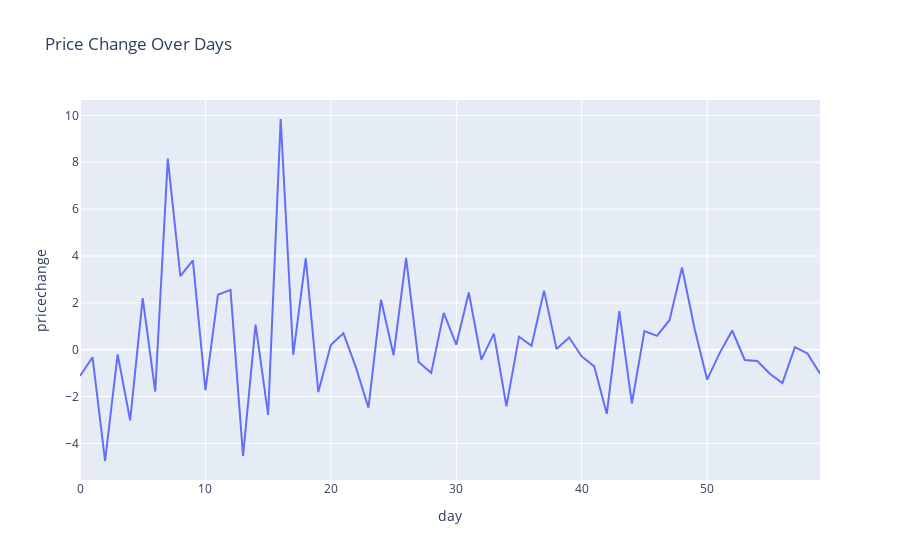

Notebook cell for this chart:
### Code cell
# company-1 is from class-label =>0
# line plot of price-change in 60 day interval

fig = px.line(company2_df, x='day', y='pricechange', title='Price Change Over Days')
fig.show()

### Figure 1 — Plotly figure (JSON) as saved in the notebook; plotly's stock layout.template omitted (floating-point values rounded to 4 significant figures)
{"data": [{"hovertemplate": "day=%{x}<br>pricechange=%{y}<extra></extra>", "legendgroup": "", "line": {"color": "#636efa", "dash": "solid"}, "marker": {"symbol": "circle"}, "mode": "lines", "name": "", "orientation": "v", "showlegend": false, "type": "scatter", "x": [0, 1, 2, 3, 4, 5, 6, 7, 8, 9, 10, 11, 12, 13, 14, 15, 16, 17, 18, 19, 20, 21, 22, 23, 24, 25, 26, 27, 28, 29, 30, 31, 32, 33, 34, 35, 36, 37, 38, 39, 40, 41, 42, 43, 44, 45, 46, 47, 48, 49, 50, 51, 52, 53, 54, 55, 56, 57, 58, 59], "xaxis": "x", "y": [-1.124, -0.32, -4.751, -0.2, -3.013, 2.204, -1.787, 8.158, 3.136, 3.815, -1.731, 2.346, 2.554, -4.535, 1.074, -2.783, 9.847, -0.219, 3.91, -1.809, 0.203, 0.705, -0.756, -2.477, 2.135, -0.238, 3.919, -0.525, -0.989, 1.57, 0.213, 2.442, -0.426, 0.684, -2.42, 0.555, 0.168, 2.522, 0.026, 0.521, -0.288, -0.715, -2.736, 1.643, -2.296, 0.794, 0.592, 1.259, 3.511, 0.897, -1.277, -0.145, 0.819, -0.437, -0.48, -1.027, -1.426, 0.112, -0.159, -1.027], "yaxis": "y"}], "layout": {"legend": {"tracegroupgap": 0}, "title": {"text": "Price Change Over Days"}, "xaxis": {"anchor": "y", "domain": [0, 1], "title": {"text": "day"}}, "yaxis": {"anchor": "x", "domain": [0, 1], "title": {"text": "pricechange"}}}}
